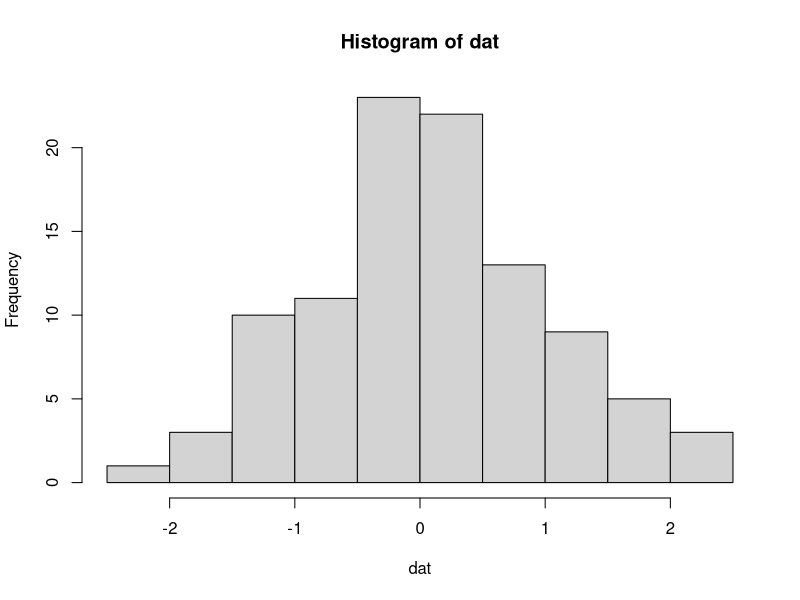
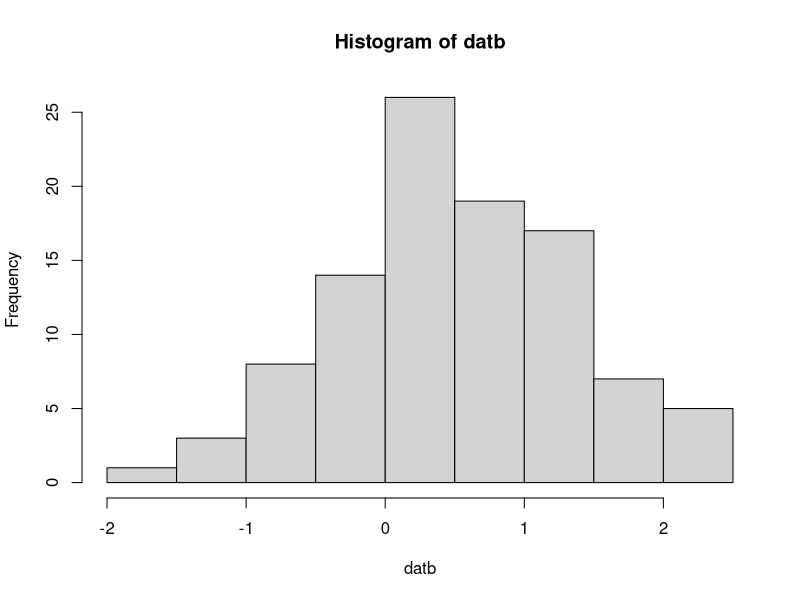

Write the R code that produced these figures, in order.
## ---- chunk 1

qt(.975, df=50)

sqrt(0.909704)
0.07462564 + 2.262*(0.953784)/3

## ---- chunk 2
set.seed(123)
dat <- rnorm(10, mean = 0, sd = 1)

# Mean
datasum = 0
t <- c(1:10)
for(i in t){
datasum = datasum + dat[i]
}
xbar = datasum / 10


# Simple Variance
datvar = 0
for(i in t){
datvar = datvar + (dat[i] - xbar)^2
}
sqr = datvar / (10-1)
## ---- chunk 3

# Question 3

set.seed(123)
dat = rnorm(100, 0,1)
hist(dat)

tsa = sqrt(100)*mean(dat)
tsa

set.seed(124)
datb = rnorm(100, .5, 1)
hist(datb)

tsb = sqrt(100)*mean(datb)
tsb
